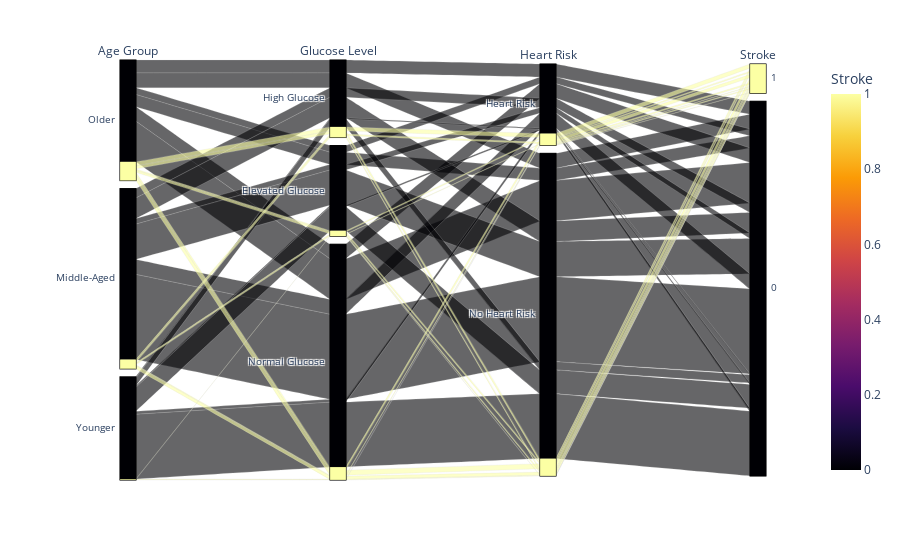

Write notebook code for a chart like this one.
### Code cell
# Parallel Categories Diagram
import plotly.express as px
import pandas as pd

# Assuming your current DataFrame is named df_stroke

# Create bins for age
bins_age = [df_stroke['age'].min() - 1, 45, 65, df_stroke['age'].max() + 1]
labels_age = ['Younger', 'Middle-Aged', 'Older']
df_stroke['age_group'] = pd.cut(df_stroke['age'], bins=bins_age, labels=labels_age, right=False).astype(str)

# Create bins for avg_glucose_level
bins_glucose = [df_stroke['avg_glucose_level'].min() - 1, 100, 150, df_stroke['avg_glucose_level'].max() + 1]
labels_glucose = ['Normal Glucose', 'Elevated Glucose', 'High Glucose']
df_stroke['glucose_level'] = pd.cut(df_stroke['avg_glucose_level'], bins=bins_glucose, labels=labels_glucose, right=False).astype(str)

# Simplify heart risk
df_stroke['heart_risk_simplified'] = df_stroke['heart_risk'].map({0: 'No Heart Risk', 1: 'Heart Risk'}).astype(str)

# Select the three factors and the target variable
parallel_categories_features = [
    'age_group',
    'glucose_level',
    'heart_risk_simplified',
    'stroke'
]

# Create a parallel categories diagram
fig = px.parallel_categories(
    df_stroke[parallel_categories_features],
    color="stroke",
    labels={
        "age_group": "Age Group",
        "glucose_level": "Glucose Level",
        "heart_risk_simplified": "Heart Risk",
        "stroke": "Stroke"
    },
    color_continuous_scale=px.colors.sequential.Inferno,
)

fig.show()

### Figure 1 — Plotly figure (JSON) as saved in the notebook; plotly's stock layout.template omitted (floating-point values rounded to 4 significant figures; data arrays with more than 128 entries replaced by an {"elided": "..."} marker saying what was removed)
{"data": [{"dimensions": [{"label": "Age Group", "values": {"elided": "3413 str values"}}, {"label": "Glucose Level", "values": {"elided": "3413 str values"}}, {"label": "Heart Risk", "values": {"elided": "3413 str values"}}, {"label": "Stroke", "values": {"elided": "3413 int values"}}], "domain": {"x": [0, 1], "y": [0, 1]}, "line": {"color": {"elided": "3413 int values"}, "coloraxis": "coloraxis"}, "name": "", "type": "parcats"}], "layout": {"coloraxis": {"colorbar": {"title": {"text": "Stroke"}}, "colorscale": [[0, "#000004"], [0.1111, "#1b0c41"], [0.2222, "#4a0c6b"], [0.3333, "#781c6d"], [0.4444, "#a52c60"], [0.5556, "#cf4446"], [0.6667, "#ed6925"], [0.7778, "#fb9b06"], [0.8889, "#f7d13d"], [1, "#fcffa4"]]}, "legend": {"tracegroupgap": 0}, "margin": {"t": 60}}}
